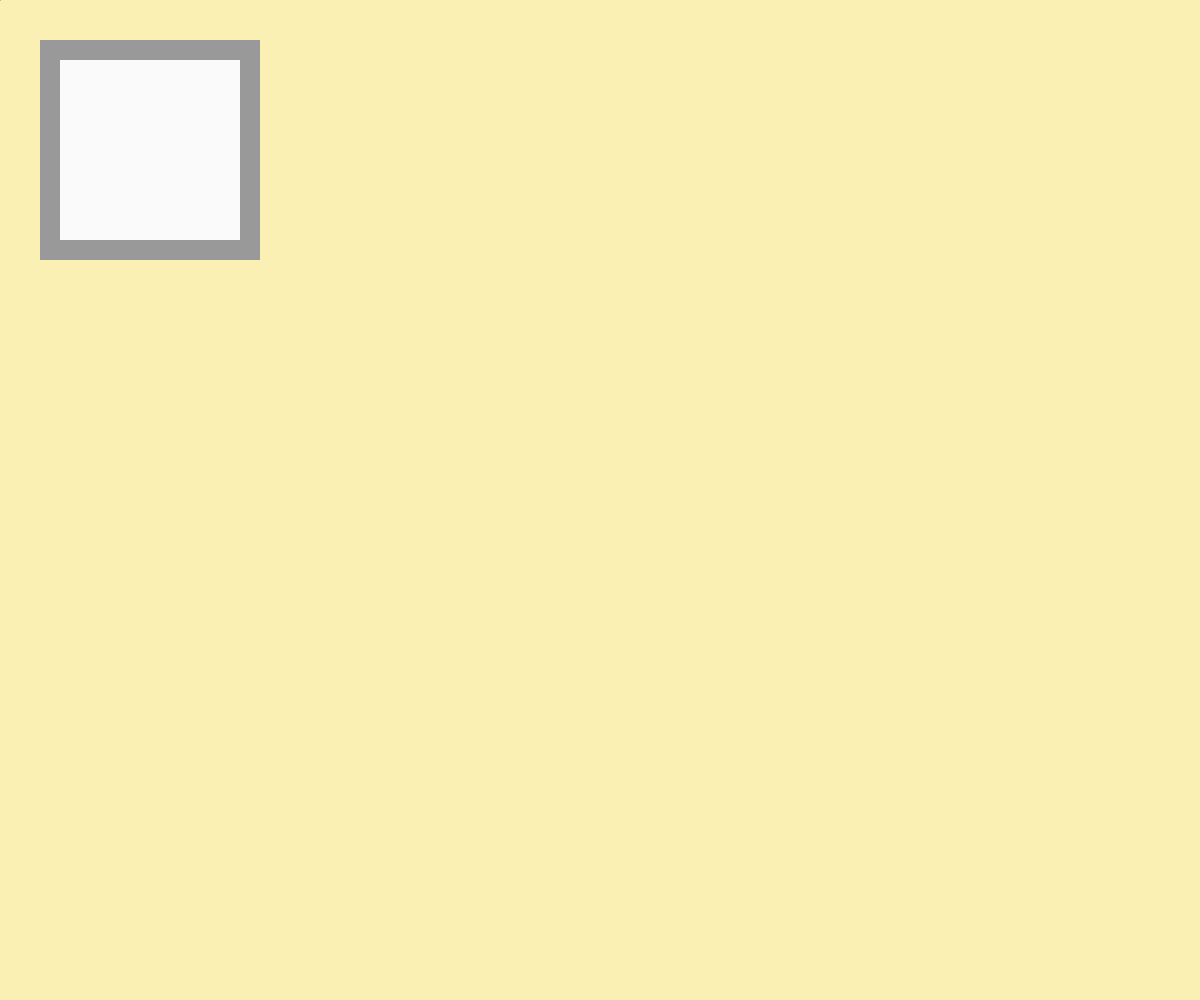
Frame 1 (no input)
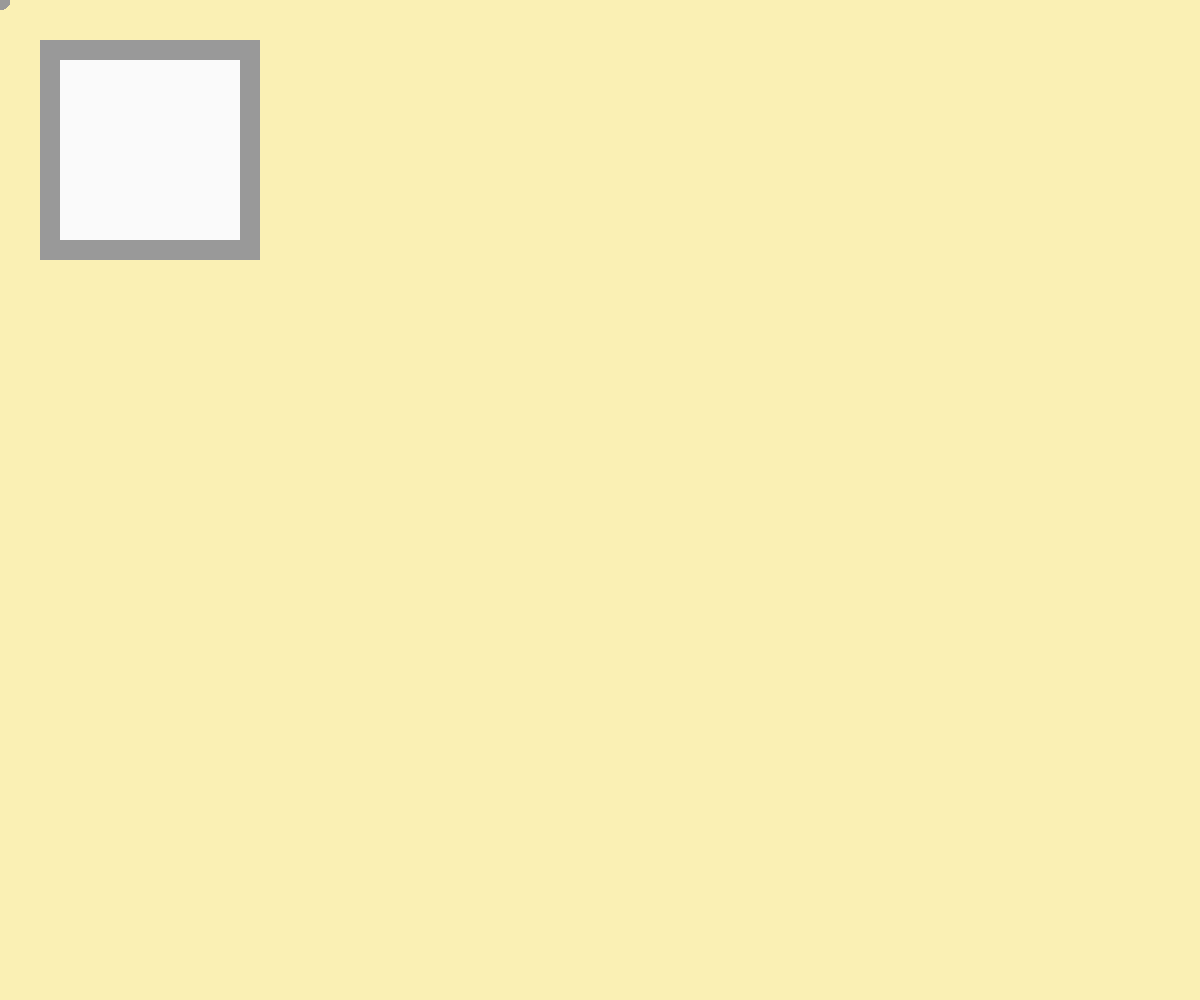
Frame 60 (no input)
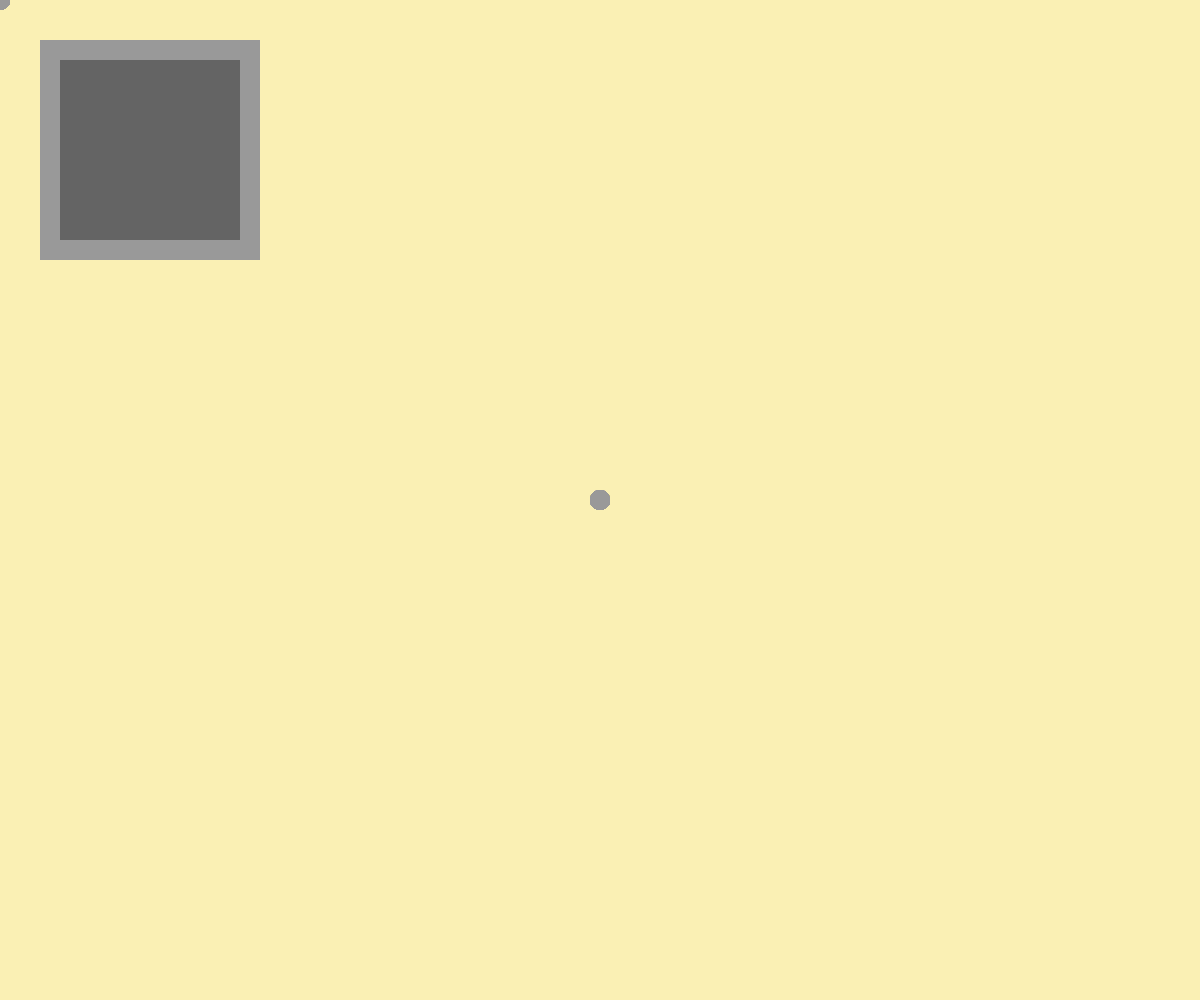
Frame 120 (the mouse pressed at the canvas centre since frame 60)

The p5.js sketch that drew these frames (run headless with seeded random() and noise() and a simulated clock; from frame 60 on, the mouse is pressed at the canvas centre):

// p5.js sketch
// ── sketch.js
let canvas;

function setup(){
canvas = createCanvas(windowWidth,windowHeight);
canvas.position(0,0);
canvas.style('z-index','-1');
background(250,240,180);

}

function draw(){

point(mouseX, mouseY);

strokeWeight(20);
stroke(153)
if (mouseIsPressed){
fill(100);
}
else {
  fill(250);
}
rect(50,50,200,200);
}
